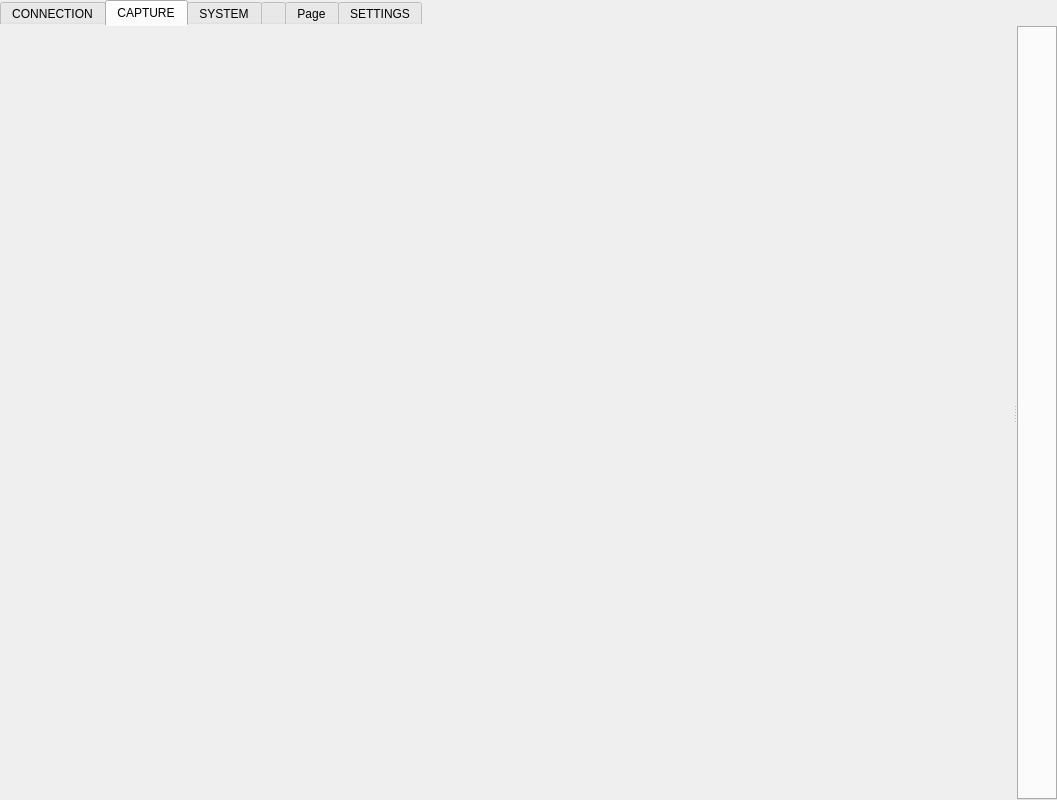
<?xml version="1.0" encoding="UTF-8"?>
<ui version="4.0">
 <class>MainWindow</class>
 <widget class="QMainWindow" name="MainWindow">
  <property name="geometry">
   <rect>
    <x>0</x>
    <y>0</y>
    <width>1057</width>
    <height>800</height>
   </rect>
  </property>
  <property name="windowTitle">
   <string/>
  </property>
  <widget class="MessageOverlayContainer" name="message_overlay_container">
   <property name="minimumSize">
    <size>
     <width>0</width>
     <height>0</height>
    </size>
   </property>
   <property name="styleSheet">
    <string notr="true"/>
   </property>
   <layout class="QGridLayout" name="gridLayout_2">
    <property name="leftMargin">
     <number>0</number>
    </property>
    <property name="topMargin">
     <number>0</number>
    </property>
    <property name="rightMargin">
     <number>0</number>
    </property>
    <property name="bottomMargin">
     <number>0</number>
    </property>
    <property name="spacing">
     <number>0</number>
    </property>
    <item row="0" column="0">
     <widget class="rdp::NavigationTabWidget" name="main_tab_widget">
      <property name="enabled">
       <bool>true</bool>
      </property>
      <property name="sizePolicy">
       <sizepolicy hsizetype="Expanding" vsizetype="Expanding">
        <horstretch>0</horstretch>
        <verstretch>0</verstretch>
       </sizepolicy>
      </property>
      <property name="styleSheet">
       <string notr="true">QTabWidget::pane#main_tab_widget { border: none; border-bottom: none; }</string>
      </property>
      <property name="currentIndex">
       <number>1</number>
      </property>
      <property name="usesScrollButtons">
       <bool>false</bool>
      </property>
      <widget class="QWidget" name="connection_tab">
       <property name="enabled">
        <bool>true</bool>
       </property>
       <attribute name="title">
        <string>CONNECTION</string>
       </attribute>
       <layout class="QHBoxLayout" name="horizontalLayout_1">
        <property name="spacing">
         <number>0</number>
        </property>
        <property name="leftMargin">
         <number>0</number>
        </property>
        <property name="topMargin">
         <number>0</number>
        </property>
        <property name="rightMargin">
         <number>0</number>
        </property>
        <property name="bottomMargin">
         <number>0</number>
        </property>
        <item>
         <layout class="QGridLayout" name="connection_tab_grid">
          <property name="spacing">
           <number>0</number>
          </property>
         </layout>
        </item>
       </layout>
      </widget>
      <widget class="QWidget" name="capture_tab">
       <property name="enabled">
        <bool>true</bool>
       </property>
       <property name="sizePolicy">
        <sizepolicy hsizetype="Preferred" vsizetype="Preferred">
         <horstretch>0</horstretch>
         <verstretch>0</verstretch>
        </sizepolicy>
       </property>
       <attribute name="title">
        <string>CAPTURE</string>
       </attribute>
       <layout class="QVBoxLayout" name="verticalLayout_2">
        <property name="spacing">
         <number>0</number>
        </property>
        <property name="leftMargin">
         <number>0</number>
        </property>
        <property name="topMargin">
         <number>0</number>
        </property>
        <property name="rightMargin">
         <number>0</number>
        </property>
        <property name="bottomMargin">
         <number>0</number>
        </property>
        <item>
         <widget class="QSplitter" name="splitter">
          <property name="orientation">
           <enum>Qt::Orientation::Horizontal</enum>
          </property>
          <property name="opaqueResize">
           <bool>true</bool>
          </property>
          <widget class="rdp::SidebarWidget" name="sidebar" native="true">
           <property name="sizePolicy">
            <sizepolicy hsizetype="MinimumExpanding" vsizetype="Preferred">
             <horstretch>0</horstretch>
             <verstretch>0</verstretch>
            </sizepolicy>
           </property>
          </widget>
          <widget class="rdp::BottomBarSplitter" name="vertical_splitter">
           <property name="orientation">
            <enum>Qt::Orientation::Vertical</enum>
           </property>
           <property name="opaqueResize">
            <bool>true</bool>
           </property>
           <property name="handleWidth">
            <number>2</number>
           </property>
           <property name="childrenCollapsible">
            <bool>false</bool>
           </property>
           <widget class="rdp::CaptureTabWidget" name="module_widget">
            <property name="sizePolicy">
             <sizepolicy hsizetype="Expanding" vsizetype="Expanding">
              <horstretch>0</horstretch>
              <verstretch>1</verstretch>
             </sizepolicy>
            </property>
            <property name="minimumSize">
             <size>
              <width>0</width>
              <height>0</height>
             </size>
            </property>
            <property name="styleSheet">
             <string notr="true">QTabBar::close-button {
                 image: url(:/xmark.svg);
                 subcontrol-position: left;
                 }</string>
            </property>
            <property name="tabShape">
             <enum>QTabWidget::TabShape::Rounded</enum>
            </property>
            <property name="currentIndex">
             <number>-1</number>
            </property>
            <property name="elideMode">
             <enum>Qt::TextElideMode::ElideRight</enum>
            </property>
            <property name="usesScrollButtons">
             <bool>false</bool>
            </property>
            <property name="tabsClosable">
             <bool>true</bool>
            </property>
           </widget>
          </widget>
         </widget>
        </item>
       </layout>
      </widget>
      <widget class="QWidget" name="system_tab">
       <property name="enabled">
        <bool>true</bool>
       </property>
       <attribute name="title">
        <string>SYSTEM</string>
       </attribute>
       <layout class="QVBoxLayout" name="system_tab_layout">
        <property name="spacing">
         <number>0</number>
        </property>
        <property name="leftMargin">
         <number>0</number>
        </property>
        <property name="topMargin">
         <number>0</number>
        </property>
        <property name="rightMargin">
         <number>0</number>
        </property>
        <property name="bottomMargin">
         <number>0</number>
        </property>
       </layout>
      </widget>
      <widget class="QWidget" name="spacer_tab">
       <property name="enabled">
        <bool>true</bool>
       </property>
       <attribute name="title">
        <string/>
       </attribute>
      </widget>
      <widget class="QWidget" name="driver_settings_dummy_tab">
       <attribute name="title">
        <string>Page</string>
       </attribute>
      </widget>
      <widget class="rdp::SettingsWidget" name="settings_tab">
       <property name="enabled">
        <bool>true</bool>
       </property>
       <attribute name="title">
        <string>SETTINGS</string>
       </attribute>
      </widget>
     </widget>
    </item>
   </layout>
  </widget>
 </widget>
 <customwidgets>
  <customwidget>
   <class>rdp::SettingsWidget</class>
   <extends>QWidget</extends>
   <header>settings_widget.h</header>
   <container>1</container>
  </customwidget>
  <customwidget>
   <class>MessageOverlayContainer</class>
   <extends>QWidget</extends>
   <header>qt_common/custom_widgets/message_overlay_container.h</header>
   <container>1</container>
  </customwidget>
  <customwidget>
   <class>rdp::SidebarWidget</class>
   <extends>QWidget</extends>
   <header>sidebar_widget.h</header>
   <container>1</container>
  </customwidget>
  <customwidget>
   <class>rdp::CaptureTabWidget</class>
   <extends>QTabWidget</extends>
   <header>capture_tab_widget.h</header>
   <container>1</container>
  </customwidget>
  <customwidget>
   <class>rdp::NavigationTabWidget</class>
   <extends>QTabWidget</extends>
   <header>navigation_tab_widget.h</header>
   <container>1</container>
  </customwidget>
  <customwidget>
   <class>rdp::BottomBarSplitter</class>
   <extends>QSplitter</extends>
   <header>bottom_bar_splitter.h</header>
   <container>1</container>
  </customwidget>
 </customwidgets>
 <resources>
  <include location="resources.qrc"/>
 </resources>
 <connections/>
</ui>
